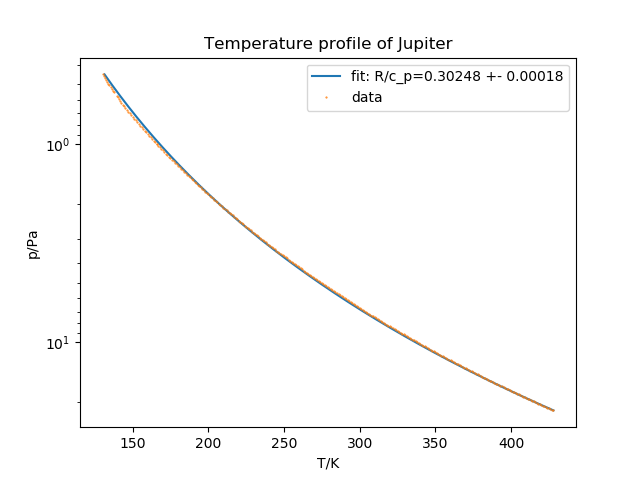

This figure's Python source:
import numpy as np
import matplotlib.pyplot as plt
from scipy.optimize import curve_fit

T_0 = 428
p_0 = 22.050

def func(x, a):
	return T_0 * (x / p_0)**a


data = np.genfromtxt('GalileoJupiter.txt', delimiter='\t', skip_header=1, 
					usecols=(0,1), unpack=True)

pressure = data[0,390:]
temperature = data[1,390:]

fit, pcov = curve_fit(func, pressure, temperature)

std = np.sqrt(pcov[0,0])
best_fit = func(pressure, fit[0])

plt.plot(best_fit, pressure, label='fit: R/c_p=%5.5f +- %5.5f' % (fit[0], std))
plt.plot(temperature, pressure, linestyle='none', marker='.', 
		label='data', markersize=1)
plt.yscale('log')
plt.gca().invert_yaxis()
plt.xlabel('T/K')
plt.ylabel('p/Pa')
plt.title('Temperature profile of Jupiter')
plt.legend()
plt.show()
